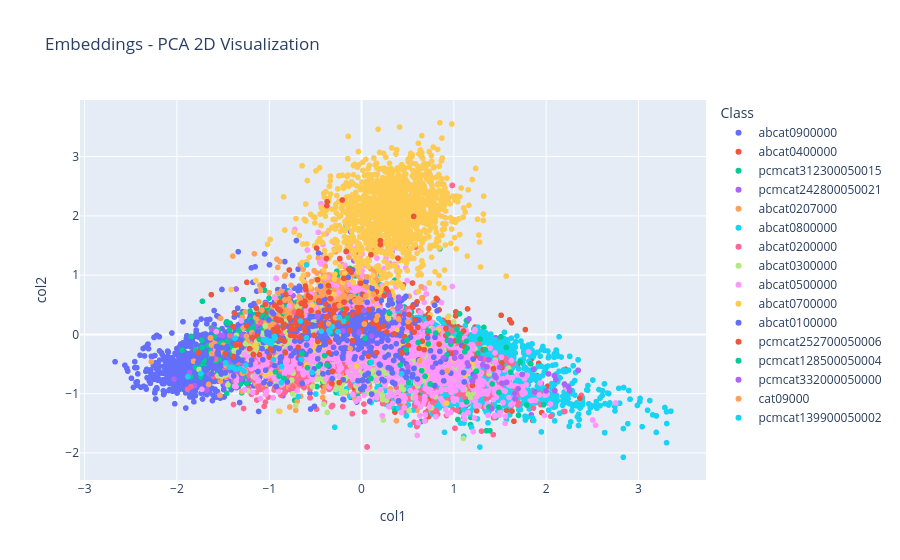

Notebook cell for this chart:
### Markdown cell above
#### Text features

### Code cell
# Combine text columns to form the feature set
X_train = train_df[text_columns].values
X_test = test_df[text_columns].values

# Train and evaluate models
trained_models = train_classic(X_train, X_test, y_train, y_test, class_names=y_test_original)

### Figure 1 — Plotly figure (JSON) as saved in the notebook; plotly's stock layout.template omitted (floating-point values rounded to 4 significant figures; data arrays with more than 128 entries replaced by an {"elided": "..."} marker saying what was removed)
{"data": [{"hovertemplate": "Class=abcat0900000<br>col1=%{x}<br>col2=%{y}<extra></extra>", "legendgroup": "abcat0900000", "marker": {"color": "#636efa", "symbol": "circle"}, "mode": "markers", "name": "abcat0900000", "showlegend": true, "type": "scattergl", "x": {"elided": "2796 float values"}, "xaxis": "x", "y": {"elided": "2796 float values"}, "yaxis": "y"}, {"hovertemplate": "Class=abcat0400000<br>col1=%{x}<br>col2=%{y}<extra></extra>", "legendgroup": "abcat0400000", "marker": {"color": "#EF553B", "symbol": "circle"}, "mode": "markers", "name": "abcat0400000", "showlegend": true, "type": "scattergl", "x": {"elided": "1049 float values"}, "xaxis": "x", "y": {"elided": "1049 float values"}, "yaxis": "y"}, {"hovertemplate": "Class=pcmcat312300050015<br>col1=%{x}<br>col2=%{y}<extra></extra>", "legendgroup": "pcmcat312300050015", "marker": {"color": "#00cc96", "symbol": "circle"}, "mode": "markers", "name": "pcmcat312300050015", "showlegend": true, "type": "scattergl", "x": {"elided": "1462 float values"}, "xaxis": "x", "y": {"elided": "1462 float values"}, "yaxis": "y"}, {"hovertemplate": "Class=pcmcat242800050021<br>col1=%{x}<br>col2=%{y}<extra></extra>", "legendgroup": "pcmcat242800050021", "marker": {"color": "#ab63fa", "symbol": "circle"}, "mode": "markers", "name": "pcmcat242800050021", "showlegend": true, "type": "scattergl", "x": {"elided": "355 float values"}, "xaxis": "x", "y": {"elided": "355 float values"}, "yaxis": "y"}, {"hovertemplate": "Class=abcat0207000<br>col1=%{x}<br>col2=%{y}<extra></extra>", "legendgroup": "abcat0207000", "marker": {"color": "#FFA15A", "symbol": "circle"}, "mode": "markers", "name": "abcat0207000", "showlegend": true, "type": "scattergl", "x": {"elided": "915 float values"}, "xaxis": "x", "y": {"elided": "915 float values"}, "yaxis": "y"}, {"hovertemplate": "Class=abcat0800000<br>col1=%{x}<br>col2=%{y}<extra></extra>", "legendgroup": "abcat0800000", "marker": {"color": "#19d3f3", "symbol": "circle"}, "mode": "markers", "name": "abcat0800000", "showlegend": true, "type": "scattergl", "x": {"elided": "1998 float values"}, "xaxis": "x", "y": {"elided": "1998 float values"}, "yaxis": "y"}, {"hovertemplate": "Class=abcat0200000<br>col1=%{x}<br>col2=%{y}<extra></extra>", "legendgroup": "abcat0200000", "marker": {"color": "#FF6692", "symbol": "circle"}, "mode": "markers", "name": "abcat0200000", "showlegend": true, "type": "scattergl", "x": {"elided": "1042 float values"}, "xaxis": "x", "y": {"elided": "1042 float values"}, "yaxis": "y"}, {"hovertemplate": "Class=abcat0300000<br>col1=%{x}<br>col2=%{y}<extra></extra>", "legendgroup": "abcat0300000", "marker": {"color": "#B6E880", "symbol": "circle"}, "mode": "markers", "name": "abcat0300000", "showlegend": true, "type": "scattergl", "x": {"elided": "810 float values"}, "xaxis": "x", "y": {"elided": "810 float values"}, "yaxis": "y"}, {"hovertemplate": "Class=abcat0500000<br>col1=%{x}<br>col2=%{y}<extra></extra>", "legendgroup": "abcat0500000", "marker": {"color": "#FF97FF", "symbol": "circle"}, "mode": "markers", "name": "abcat0500000", "showlegend": true, "type": "scattergl", "x": {"elided": "1681 float values"}, "xaxis": "x", "y": {"elided": "1681 float values"}, "yaxis": "y"}, {"hovertemplate": "Class=abcat0700000<br>col1=%{x}<br>col2=%{y}<extra></extra>", "legendgroup": "abcat0700000", "marker": {"color": "#FECB52", "symbol": "circle"}, "mode": "markers", "name": "abcat0700000", "showlegend": true, "type": "scattergl", "x": {"elided": "1692 float values"}, "xaxis": "x", "y": {"elided": "1692 float values"}, "yaxis": "y"}, {"hovertemplate": "Class=abcat0100000<br>col1=%{x}<br>col2=%{y}<extra></extra>", "legendgroup": "abcat0100000", "marker": {"color": "#636efa", "symbol": "circle"}, "mode": "markers", "name": "abcat0100000", "showlegend": true, "type": "scattergl", "x": {"elided": "578 float values"}, "xaxis": "x", "y": {"elided": "578 float values"}, "yaxis": "y"}, {"hovertemplate": "Class=pcmcat252700050006<br>col1=%{x}<br>col2=%{y}<extra></extra>", "legendgroup": "pcmcat252700050006", "marker": {"color": "#EF553B", "symbol": "circle"}, "mode": "markers", "name": "pcmcat252700050006", "showlegend": true, "type": "scattergl", "x": {"elided": "211 float values"}, "xaxis": "x", "y": {"elided": "211 float values"}, "yaxis": "y"}, {"hovertemplate": "Class=pcmcat128500050004<br>col1=%{x}<br>col2=%{y}<extra></extra>", "legendgroup": "pcmcat128500050004", "marker": {"color": "#00cc96", "symbol": "circle"}, "mode": "markers", "name": "pcmcat128500050004", "showlegend": true, "type": "scattergl", "x": [0.7431, 0.4913, 1.615, -0.3747, -0.1557, 0.4206, -0.4648, -0.5856, 1.062, 0.3032, -0.8933, 1.138, 1.341, 0.9301, 1.972, 1.144, 1.137, 1.065, 1.718, 0.09127, 1.055, 0.688, 0.9256, 1.202, -1.106, -0.9325, 1.034, 0.8046, 1.378, -0.8414, 1.245, 1.701, 1.415, 0.9675, -0.6446, 1.833, 0.6139, 0.651, 0.4834, 1.138, 1.569, 1.26, 1.488, 0.1019, 0.5117, 0.9328, 1.488, 1.055, -0.3341, 1.284, 1.79, 1.047, 0.03684, 0.7237, 1.119, 0.7286, -0.4008, 1.509], "xaxis": "x", "y": [-0.8369, -0.09427, -0.638, -0.5172, 0.277, -0.5182, -0.5364, -0.5611, 0.3477, 0.3546, -0.7065, -1.14, -0.2574, -0.1009, -1.187, -0.2332, 0.2346, 0.007411, -0.4642, -0.4775, -0.03249, -0.707, -0.3483, -0.7805, -0.08201, -0.6311, 0.08998, 0.02344, -1.225, -0.7414, -0.6215, -1.367, -0.836, -0.1637, -0.3207, -0.4974, -0.1365, -0.6121, -0.2617, -0.1137, -0.2208, -0.3169, -1.231, -0.743, -0.8087, 0.0095, -0.9791, -0.03249, 0.0311, -0.08097, -1.193, -0.1019, -0.06282, -0.1615, -0.2943, 0.05641, -0.3582, -0.04048], "yaxis": "y"}, {"hovertemplate": "Class=pcmcat332000050000<br>col1=%{x}<br>col2=%{y}<extra></extra>", "legendgroup": "pcmcat332000050000", "marker": {"color": "#ab63fa", "symbol": "circle"}, "mode": "markers", "name": "pcmcat332000050000", "showlegend": true, "type": "scattergl", "x": [-0.02455, 0.4087, 1.695, 1.163, 2.088, 1.52, 1.16, 2.346, 2.346, 1.877, 2.346, 0.02704, 1.358, 0.4193, 1.659, -0.2048, 1.202, 1.009, 1.445, 1.288, 1.228, 1.145, 2.242, -0.4758, -0.2048, 2.197, -0.4758, 0.5017, 1.376, 0.11, 0.02704, -0.02455, 1.021, 0.4022, -0.02455, 0.4022, 1.358, -0.2048, -0.2048, 0.8902, 1.663, 1.52, 1.456, -0.2048, 2.095, 0.9632, 2.025, 1.358, 0.7701, -0.4758, 1.358, 1.313, 1.456, 0.4087, 2.242, 1.456, 1.411, 0.4087, 0.3008, 0.4022, 1.572, 1.496, 0.3906, 1.456, 1.456, 1.456, 2.105, 1.358, -0.4758, -0.02455, -0.6503, 2.0, 0.02704, 1.739, 1.864, 1.456, 1.358, -0.6503, 2.256, 1.077, 1.456, 0.4087], "xaxis": "x", "y": [0.03194, 0.612, -0.9162, 0.2605, -0.6957, -0.8235, -0.529, -0.6072, -0.6072, -0.9664, -0.6072, 0.4082, -0.5468, 0.4771, -1.0, 0.06244, -0.7945, -0.401, -0.6917, -0.4034, -0.7122, -0.4815, -0.8883, 0.3007, 0.06244, -0.8372, 0.3007, -0.5453, -0.4282, -0.027, 0.4082, 0.03194, -0.3062, 0.6261, 0.03194, 0.6261, -0.5468, 0.06244, 0.06244, -0.3963, -1.089, -0.8235, -0.7308, 0.06244, -0.9504, -0.1066, -0.6665, -0.5468, -0.552, 0.3007, -0.5468, -0.515, -0.7308, 0.612, -0.8883, -0.7308, -1.254, 0.612, 0.6616, 0.6261, -0.8081, -0.5531, 0.4371, -0.7308, -0.7308, -0.7308, -0.7626, -0.5468, 0.3007, 0.03194, -0.4234, -0.9539, 0.4082, -0.6753, -0.585, -0.7308, -0.5468, -0.4234, -0.9522, -0.3763, -0.7308, 0.612], "yaxis": "y"}, {"hovertemplate": "Class=cat09000<br>col1=%{x}<br>col2=%{y}<extra></extra>", "legendgroup": "cat09000", "marker": {"color": "#FFA15A", "symbol": "circle"}, "mode": "markers", "name": "cat09000", "showlegend": true, "type": "scattergl", "x": {"elided": "132 float values"}, "xaxis": "x", "y": {"elided": "132 float values"}, "yaxis": "y"}, {"hovertemplate": "Class=pcmcat139900050002<br>col1=%{x}<br>col2=%{y}<extra></extra>", "legendgroup": "pcmcat139900050002", "marker": {"color": "#19d3f3", "symbol": "circle"}, "mode": "markers", "name": "pcmcat139900050002", "showlegend": true, "type": "scattergl", "x": [-0.9793, -1.254, -0.9369, -1.272, -1.033, -1.882, -0.2406, 0.1049, -0.8669, -0.9767, -0.194, -0.9732, -0.6618, -0.943, -1.033, -0.5972, -0.5355, -0.3449, -1.741, -1.435, -0.9541, -1.035, -0.9769, -0.6529, -0.9941, -1.472, -1.368, -0.9369, -1.4, -1.059, -0.5959, -1.316, -0.9397, -0.3159, -0.9369, -0.4363, -0.3533, -0.9769, -0.9732, -1.371, -0.2557, -0.8684, 0.432, -1.001], "xaxis": "x", "y": [-0.1263, -0.519, -0.06203, -0.6233, -0.08719, -0.7146, 0.2819, -0.4716, -0.5433, -0.1136, 0.2219, -0.1422, 0.2261, -0.03264, -0.1187, -0.05645, -0.6438, 0.04336, -0.6611, -0.5527, -0.4256, -0.1014, -0.1589, -0.4176, -0.1414, -0.4786, -0.5864, -0.06203, -0.5551, -0.08875, 1.173, -0.5814, -0.06041, 0.1297, -0.06203, 0.05317, 0.06828, -0.1589, -0.1422, -0.06421, 0.04515, -0.8156, -0.6666, -0.1137], "yaxis": "y"}], "layout": {"legend": {"title": {"text": "Class"}, "tracegroupgap": 0}, "title": {"text": "Embeddings - PCA 2D Visualization"}, "xaxis": {"anchor": "y", "domain": [0, 1], "title": {"text": "col1"}}, "yaxis": {"anchor": "x", "domain": [0, 1], "title": {"text": "col2"}}}}
